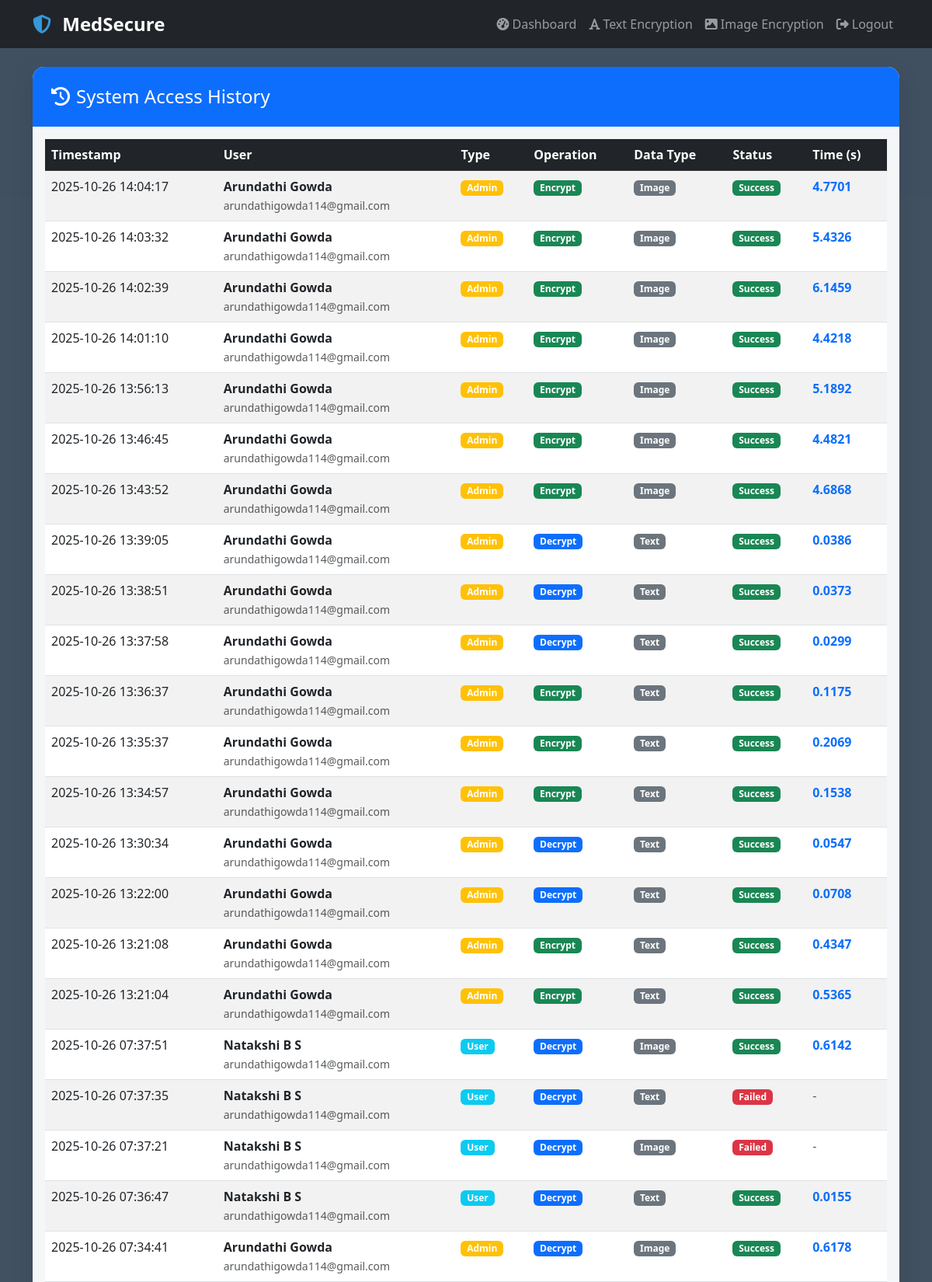
Screenshot of /access_history (signed in, upper part) with the database file from the repository.
### tables this page shows
CREATE TABLE access_history (
        Id INTEGER PRIMARY KEY AUTOINCREMENT,
        user_type TEXT,
        user_email TEXT,
        user_name TEXT,
        operation_type TEXT,
        data_type TEXT,
        algorithm TEXT,
        success BOOLEAN,
        processing_time REAL,
        psnr_value REAL,
        access_time TIMESTAMP DEFAULT CURRENT_TIMESTAMP,
        ip_address TEXT
    );

### app.py (the view)
@app.route('/access_history')
def access_history():
    if 'admin' not in session:
        return redirect(url_for('admin_login'))
    access_history = get_access_history(100)
    return render_template('access_history.html', access_history=access_history)

### app.py (called while the page is built)
def get_access_history(limit=50):
    conn = sqlite3.connect('database.db')
    cur = conn.cursor()
    cur.execute("SELECT * FROM access_history ORDER BY access_time DESC LIMIT ?", (limit,))
    history = cur.fetchall()
    conn.close()
    return history

### templates/access_history.html (shortened to what this page needs)
{% extends "base.html" %}
{% block content %}
<div class="row">
    <div class="col-12">
        <div class="card">
            <div class="card-header bg-primary text-white">
                <h4 class="mb-0">
                    <i class="fas fa-history me-2"></i>System Access History
                </h4>
            </div>
            <div class="card-body">
                <div class="table-responsive">
                    <table class="table table-striped table-hover">
                        <thead class="table-dark">
                            <tr>
                                <th>Timestamp</th>
                                <th>User</th>
                                <th>Type</th>
                                <th>Operation</th>
                                <th>Data Type</th>
                                <th>Status</th>
                                <th>Time (s)</th>
                            </tr>
                        </thead>
                        <tbody>
                            {% for record in access_history %}
                            <tr>
                                <td>{{ record[10] }}</td>
                                <td>
                                    <strong>{{ record[3] }}</strong><br>
                                    <small class="text-muted">{{ record[2] }}</small>
                                </td>
                                <td>
                                    <span class="badge {% if record[1] == 'admin' %}bg-warning{% else %}bg-info{% endif %}">
                                        {{ record[1]|title }}
                                    </span>
                                </td>
                                <td>
                                    <span class="badge {% if record[4] == 'encrypt' %}bg-success{% else %}bg-primary{% endif %}">
                                        {{ record[4]|title }}
                                    </span>
                                </td>
                                <td>
                                    <span class="badge bg-secondary">{{ record[5]|title }}</span>
                                </td>
                                <td>
                                    {% if record[7] %}
                                    <span class="badge bg-success">Success</span>
                                    {% else %}
                                    <span class="badge bg-danger">Failed</span>
                                    {% endif %}
                                </td>
                                <td>
                                    {% if record[8] %}
                                    <span class="text-primary fw-bold">{{ "%.4f"|format(record[8]) }}</span>
                                    {% else %}
                                    <span class="text-muted">-</span>
                                    {% endif %}
                                </td>
                            </tr>
                            {% endfor %}
                        </tbody>
                    </table>
                </div>
            </div>
        </div>
    </div>
</div>
{% endblock %}

### templates/base.html (shortened to what this page needs)
<!DOCTYPE html>
<html lang="en" data-bs-theme="light">
<head>
    <link href="https://cdn.jsdelivr.net/npm/bootstrap@5.3.0/dist/css/bootstrap.min.css" rel="stylesheet">
    <link href="https://cdnjs.cloudflare.com/ajax/libs/font-awesome/6.4.0/css/all.min.css" rel="stylesheet">
    <link href="{{ url_for('static', filename='css/style.css') }}" rel="stylesheet">
    <link href="{{ url_for('static', filename='css/dashboard.css') }}" rel="stylesheet">
</head>
<body class="medical-bg">
    <nav class="navbar navbar-expand-lg navbar-dark bg-dark">
        <div class="container">
            <a class="navbar-brand" href="{{ url_for('index') }}">
                <i class="fas fa-shield-alt me-2"></i>
                <strong>MedSecure</strong>
            </a>
            <div class="collapse navbar-collapse" id="navbarNav">
                <ul class="navbar-nav ms-auto">
                    {% if session.admin %}
                    <li class="nav-item">
                        <a class="nav-link" href="{{ url_for('admin_dashboard') }}">
                            <i class="fas fa-tachometer-alt me-1"></i>Dashboard
                        </a>
                    </li>
                    <li class="nav-item">
                        <a class="nav-link" href="{{ url_for('text_steganography') }}">
                            <i class="fas fa-font me-1"></i>Text Encryption
                        </a>
                    </li>
                    <li class="nav-item">
                        <a class="nav-link" href="{{ url_for('image_steganography') }}">
                            <i class="fas fa-image me-1"></i>Image Encryption
                        </a>
                    </li>
                    <li class="nav-item">
                        <a class="nav-link" href="{{ url_for('logout') }}">
                            <i class="fas fa-sign-out-alt me-1"></i>Logout
                        </a>
                    </li>
                    {% endif %}
                </ul>
            </div>
        </div>
    </nav>
    <main class="container my-4">
        {% block content %}{% endblock %}
    </main>
</body>
</html>

### static/css/style.css (style rules this page uses)
:root { --primary: #2c3e50; --secondary: #3498db; --success: #27ae60; --danger: #e74c3c; --warning: #f39c12; --info: #17a2b8; --light: #ecf0f1; --dark: #34495e; --purple: #8e44ad; --teal: #1abc9c; }
* { margin: 0; padding: 0; box-sizing: border-box; }
body { font-family: 'Segoe UI', Tahoma, Geneva, Verdana, sans-serif; background: linear-gradient(135deg, #667eea 0%, #764ba2 100%); min-height: 100vh; color: #333; }
.medical-bg { background: url('../images/medical-bg.jpg') no-repeat center center; background-size: cover; position: relative; }
.medical-bg::before { content: ''; position: absolute; top: 0; left: 0; right: 0; bottom: 0; background: rgba(44, 62, 80, 0.9); z-index: 1; }
.medical-bg > * { position: relative; z-index: 2; }
.navbar-brand { font-weight: 700; font-size: 1.5rem; }
.navbar-brand i { color: #3498db; }
.card { border: none; border-radius: 15px; box-shadow: 0 10px 30px rgba(0,0,0,0.1); backdrop-filter: blur(10px); background: rgba(255,255,255,0.95); transition: all 0.3s ease; margin-bottom: 1.5rem; }
.card-header { border-radius: 15px 15px 0 0 !important; border: none; padding: 1.5rem; font-weight: 600; }

### rows the page displays
access_history: access_time "2025-10-26 14:04:17", user_name "Arundathi Gowda", user_email "arundathigowda114@gmail.com", user_type "Admin", operation_type "Encrypt", data_type "Image", success "Success", processing_time "4.7701"
access_history: access_time "2025-10-26 14:03:32", user_name "Arundathi Gowda", user_email "arundathigowda114@gmail.com", user_type "Admin", operation_type "Encrypt", data_type "Image", success "Success", processing_time "5.4326"
access_history: access_time "2025-10-26 14:02:39", user_name "Arundathi Gowda", user_email "arundathigowda114@gmail.com", user_type "Admin", operation_type "Encrypt", data_type "Image", success "Success", processing_time "6.1459"
access_history: access_time "2025-10-26 14:01:10", user_name "Arundathi Gowda", user_email "arundathigowda114@gmail.com", user_type "Admin", operation_type "Encrypt", data_type "Image", success "Success", processing_time "4.4218"
access_history: access_time "2025-10-26 13:56:13", user_name "Arundathi Gowda", user_email "arundathigowda114@gmail.com", user_type "Admin", operation_type "Encrypt", data_type "Image", success "Success", processing_time "5.1892"
access_history: access_time "2025-10-26 13:46:45", user_name "Arundathi Gowda", user_email "arundathigowda114@gmail.com", user_type "Admin", operation_type "Encrypt", data_type "Image", success "Success", processing_time "4.4821"
access_history: access_time "2025-10-26 13:43:52", user_name "Arundathi Gowda", user_email "arundathigowda114@gmail.com", user_type "Admin", operation_type "Encrypt", data_type "Image", success "Success", processing_time "4.6868"
access_history: access_time "2025-10-26 13:39:05", user_name "Arundathi Gowda", user_email "arundathigowda114@gmail.com", user_type "Admin", operation_type "Decrypt", data_type "Text", success "Success", processing_time "0.0386"
access_history: access_time "2025-10-26 13:38:51", user_name "Arundathi Gowda", user_email "arundathigowda114@gmail.com", user_type "Admin", operation_type "Decrypt", data_type "Text", success "Success", processing_time "0.0373"
access_history: access_time "2025-10-26 13:37:58", user_name "Arundathi Gowda", user_email "arundathigowda114@gmail.com", user_type "Admin", operation_type "Decrypt", data_type "Text", success "Success", processing_time "0.0299"
access_history: access_time "2025-10-26 13:36:37", user_name "Arundathi Gowda", user_email "arundathigowda114@gmail.com", user_type "Admin", operation_type "Encrypt", data_type "Text", success "Success", processing_time "0.1175"
access_history: access_time "2025-10-26 13:35:37", user_name "Arundathi Gowda", user_email "arundathigowda114@gmail.com", user_type "Admin", operation_type "Encrypt", data_type "Text", success "Success", processing_time "0.2069"
access_history: access_time "2025-10-26 13:34:57", user_name "Arundathi Gowda", user_email "arundathigowda114@gmail.com", user_type "Admin", operation_type "Encrypt", data_type "Text", success "Success", processing_time "0.1538"
access_history: access_time "2025-10-26 13:30:34", user_name "Arundathi Gowda", user_email "arundathigowda114@gmail.com", user_type "Admin", operation_type "Decrypt", data_type "Text", success "Success", processing_time "0.0547"
access_history: access_time "2025-10-26 13:22:00", user_name "Arundathi Gowda", user_email "arundathigowda114@gmail.com", user_type "Admin", operation_type "Decrypt", data_type "Text", success "Success", processing_time "0.0708"
access_history: access_time "2025-10-26 13:21:08", user_name "Arundathi Gowda", user_email "arundathigowda114@gmail.com", user_type "Admin", operation_type "Encrypt", data_type "Text", success "Success", processing_time "0.4347"
access_history: access_time "2025-10-26 13:21:04", user_name "Arundathi Gowda", user_email "arundathigowda114@gmail.com", user_type "Admin", operation_type "Encrypt", data_type "Text", success "Success", processing_time "0.5365"
access_history: access_time "2025-10-26 07:37:51", user_name "Natakshi B S", user_email "arundathigowda114@gmail.com", user_type "User", operation_type "Decrypt", data_type "Image", success "Success", processing_time "0.6142"
access_history: access_time "2025-10-26 07:37:35", user_name "Natakshi B S", user_email "arundathigowda114@gmail.com", user_type "User", operation_type "Decrypt", data_type "Text", success "Failed"
access_history: access_time "2025-10-26 07:37:21", user_name "Natakshi B S", user_email "arundathigowda114@gmail.com", user_type "User", operation_type "Decrypt", data_type "Image", success "Failed"
access_history: access_time "2025-10-26 07:36:47", user_name "Natakshi B S", user_email "arundathigowda114@gmail.com", user_type "User", operation_type "Decrypt", data_type "Text", success "Success", processing_time "0.0155"
access_history: access_time "2025-10-26 07:34:41", user_name "Arundathi Gowda", user_email "arundathigowda114@gmail.com", user_type "Admin", operation_type "Decrypt", data_type "Image", success "Success", processing_time "0.6178"
